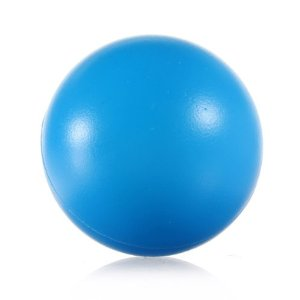
//> input picture houghcirclesTest.jpg, 300 x 300 px
$ ./Blend houghcirclesTest.jpg alanPerez.jpg   (built with g++ and OpenCV 4)
//> lines starting //> are read from the running program, lines starting //| are printed output that depends on the picture
#include "opencv2/highgui/highgui.hpp"
#include <iostream>
#include <opencv2/imgproc/imgproc.hpp>
using namespace std;
using namespace cv;

Mat src; Mat dst;
char window_name1[] = "Unprocessed Image";
char window_name2[] = "Processed Image";

double alpha;   /* Simple contrast control */
int beta;       /* Simple brightness control */


int main( int argc, char** argv )
{
    /// Load the source image
    Mat dst, dst2;
    Mat f0 = imread( argv[1], 1 );
//> f0 is the input picture: 300 rows x 300 cols, CV_8UC3; mean B, G, R 236.9, 209.8, 161.7
    Mat f1 = imread(argv[2],1);
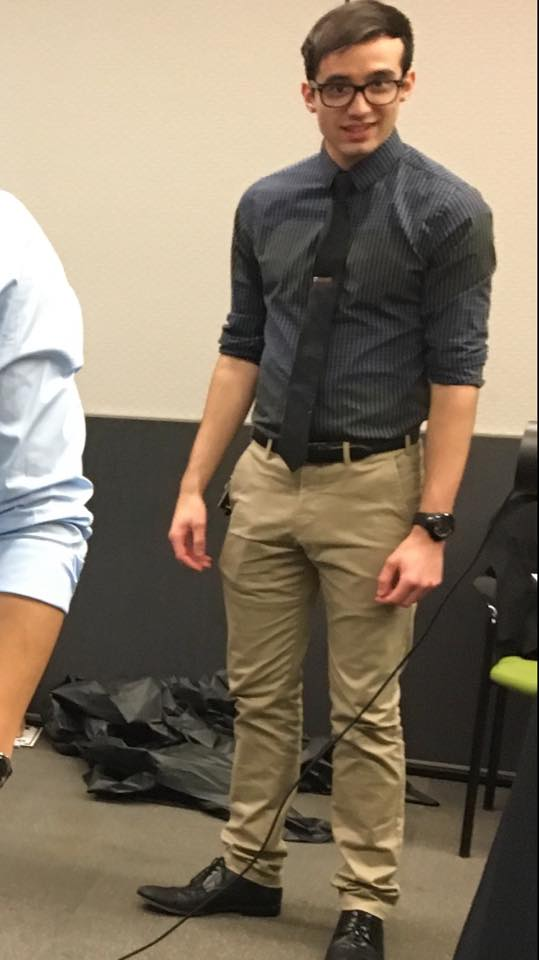
//> input picture alanPerez.jpg, 539 x 960 px
//> f1 is the input picture: 960 rows x 539 cols, CV_8UC3; mean B, G, R 102.5, 121.4, 135
    Size size(f0.cols,f0.rows);
//> size = Size(300, 300)
    resize(f1,dst2,size);
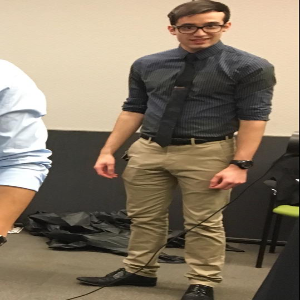
//> dst2: 300 rows x 300 cols, CV_8UC3; mean B, G, R 102.5, 121.3, 135
    alpha = 0.5; double beta; double input;
    cout << "Simple Linear Blender" << endl;
    cout << "Enter alpha [0-1]: ";
    cin >> input;
//> the answer given: 2
    alpha = input;

    namedWindow("LinearBlend",1);
    beta = 1.0-alpha;
    addWeighted(f0, alpha,dst2,beta,0.0, dst);
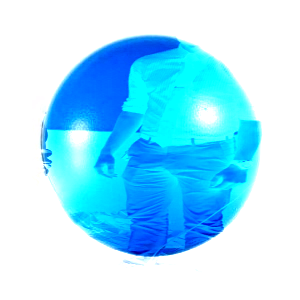
//> dst: 300 rows x 300 cols, CV_8UC3; mean B, G, R 254.4, 227.8, 158.2

    imshow("Linear Blend", dst);
    waitKey(0);
    return 0;
}
